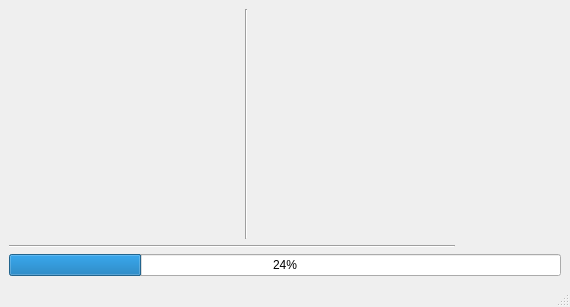
<?xml version="1.0" encoding="UTF-8"?>
<ui version="4.0">
 <class>MainWindow</class>
 <widget class="QMainWindow" name="MainWindow">
  <property name="geometry">
   <rect>
    <x>0</x>
    <y>0</y>
    <width>570</width>
    <height>300</height>
   </rect>
  </property>
  <property name="maximumSize">
   <size>
    <width>570</width>
    <height>300</height>
   </size>
  </property>
  <property name="windowTitle">
   <string>Nms Kontho Update</string>
  </property>
  <widget class="QWidget" name="centralwidget">
   <layout class="QGridLayout" name="gridLayout">
    <item row="0" column="0">
     <widget class="QLabel" name="label">
      <property name="minimumSize">
       <size>
        <width>230</width>
        <height>230</height>
       </size>
      </property>
      <property name="maximumSize">
       <size>
        <width>230</width>
        <height>230</height>
       </size>
      </property>
      <property name="text">
       <string/>
      </property>
      <property name="scaledContents">
       <bool>true</bool>
      </property>
     </widget>
    </item>
    <item row="0" column="2">
     <widget class="QLabel" name="label_2">
      <property name="text">
       <string/>
      </property>
     </widget>
    </item>
    <item row="0" column="1">
     <widget class="Line" name="line">
      <property name="orientation">
       <enum>Qt::Vertical</enum>
      </property>
     </widget>
    </item>
    <item row="1" column="0" colspan="3">
     <widget class="Line" name="line_2">
      <property name="orientation">
       <enum>Qt::Horizontal</enum>
      </property>
     </widget>
    </item>
    <item row="0" column="3">
     <widget class="QLabel" name="loadingGiflable">
      <property name="maximumSize">
       <size>
        <width>100</width>
        <height>100</height>
       </size>
      </property>
      <property name="text">
       <string/>
      </property>
      <property name="scaledContents">
       <bool>true</bool>
      </property>
     </widget>
    </item>
    <item row="2" column="0" colspan="4">
     <widget class="QProgressBar" name="progressBar">
      <property name="value">
       <number>24</number>
      </property>
      <property name="alignment">
       <set>Qt::AlignCenter</set>
      </property>
     </widget>
    </item>
   </layout>
  </widget>
  <widget class="QStatusBar" name="statusbar"/>
 </widget>
 <resources/>
 <connections/>
</ui>
